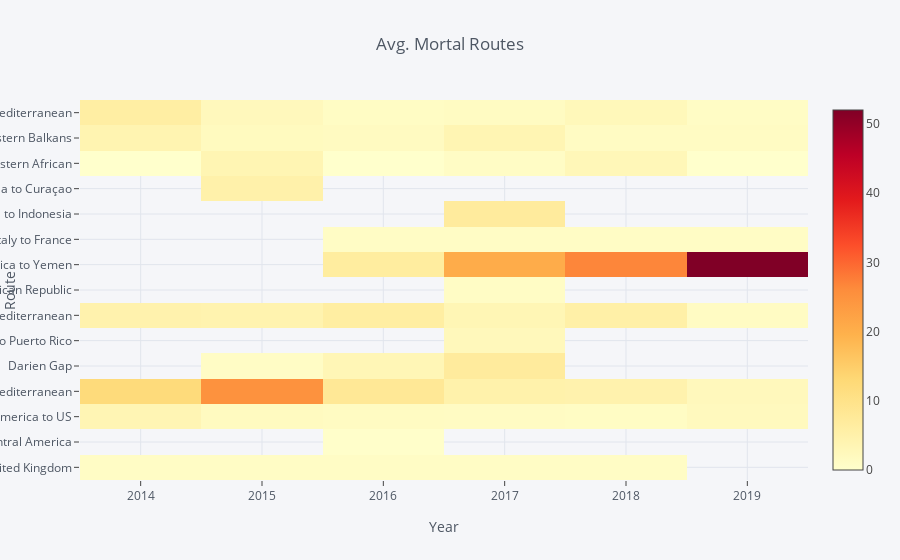

Source (notebook cell):
### Code cell
data2.iplot(kind='heatmap', colorscale='YlOrRd', xTitle='Year', 
           yTitle='Route', title='Avg. Mortal Routes')

### Figure 1 — Plotly figure (JSON) as saved in the notebook; plotly's stock layout.template omitted (floating-point values rounded to 4 significant figures)
{"data": [{"colorscale": [[0, "rgb(255,255,204)"], [0.125, "rgb(255,237,160)"], [0.25, "rgb(254,217,118)"], [0.375, "rgb(254,178,76)"], [0.5, "rgb(253,141,60)"], [0.625, "rgb(252,78,42)"], [0.75, "rgb(227,26,28)"], [0.875, "rgb(189,0,38)"], [1, "rgb(128,0,38)"]], "type": "heatmap", "uid": "ab265918-f45e-4b61-a863-4eab9426208c", "x": [2014, 2015, 2016, 2017, 2018, 2019], "y": ["Calais to United Kingdom", "Caribbean to Central America", "Central America to US", "Central Mediterranean", "Darien Gap", "Dominican Republic to Puerto Rico", "Eastern Mediterranean", "From Haiti to Dajabon, Dominican Republic", "Horn Africa to Yemen", "Italy to France", "Malaysia to Indonesia", "Venezuela to Curaçao", "Western African", "Western Balkans", "Western Mediterranean"], "z": [[1, 1, 1, 1, 1, null], [null, null, 0.3333, null, null, null], [3.576, 1.791, 1.51, 1.269, 1.16, 2], [12.22, 25.19, 8.115, 4.818, 4.645, 2.375], [null, 1, 3.25, 7, null, null], [null, null, null, 2.5, null, null], [4.6, 4.351, 6.208, 3.429, 5.526, 1.375], [null, null, null, 1, null, null], [null, null, 6.625, 20.5, 26.75, 52], [null, null, 1, 1, 1, 1], [null, null, null, 7, null, null], [null, 5, null, null, null, null], [0, 3.667, 0, 1, 3, 0], [4, 1.933, 1.647, 3.667, 1.36, 1.333], [6, 2.389, 1.125, 1.453, 2.675, 1.095]], "zmax": null, "zmin": null}], "layout": {"legend": {"bgcolor": "#F5F6F9", "font": {"color": "#4D5663"}}, "paper_bgcolor": "#F5F6F9", "plot_bgcolor": "#F5F6F9", "title": {"font": {"color": "#4D5663"}, "text": "Avg. Mortal Routes"}, "xaxis": {"gridcolor": "#E1E5ED", "showgrid": true, "tickfont": {"color": "#4D5663"}, "title": {"font": {"color": "#4D5663"}, "text": "Year"}, "zerolinecolor": "#E1E5ED"}, "yaxis": {"gridcolor": "#E1E5ED", "showgrid": true, "tickfont": {"color": "#4D5663"}, "title": {"font": {"color": "#4D5663"}, "text": "Route"}, "zerolinecolor": "#E1E5ED"}}}
